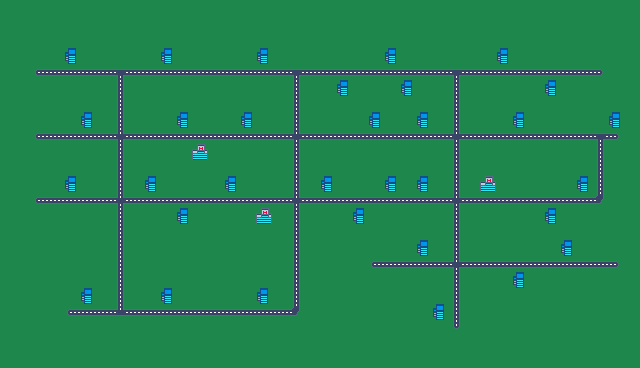

This game map was drawn from its Tiled (.tmx) file and the tilesets committed beside it. A one-line description and the full map source follow:
An orthogonal 40x23 tile map with 16x16 px tiles, 1 tile layer (ground).

<map version="1.5" tiledversion="1.7.1" orientation="orthogonal" renderorder="right-down" width="40" height="23" tilewidth="16" tileheight="16" infinite="0" nextlayerid="2" nextobjectid="1">
 <editorsettings>
  <export target="../simpletown.lua" format="lua" />
 </editorsettings>
 <tileset firstgid="1" name="simple_map" tilewidth="16" tileheight="16" tilecount="64" columns="8">
  <image source="../../asset/simple_map.png" width="128" height="128" />
 </tileset>
 <layer id="1" name="ground" width="40" height="23">
  <data encoding="csv">
37,37,37,37,37,37,37,37,37,37,37,37,37,37,37,37,37,37,37,37,37,37,37,37,37,37,37,37,37,37,37,37,37,37,37,37,37,37,37,37,
37,37,37,37,37,37,37,37,37,37,37,37,37,37,37,37,37,37,37,37,37,37,37,37,37,37,37,37,37,37,37,37,37,37,37,37,37,37,37,37,
37,37,37,37,37,37,37,37,37,37,37,37,37,37,37,37,37,37,37,37,37,37,37,37,37,37,37,37,37,37,37,37,37,37,37,37,37,37,37,37,
37,37,37,37,18,37,37,37,37,37,18,37,37,37,37,37,18,37,37,37,37,37,37,37,18,37,37,37,37,37,37,18,37,37,37,37,37,37,37,37,
37,37,1,2,2,2,2,3,2,2,2,2,2,2,2,2,2,2,3,2,2,2,2,2,2,2,2,2,3,2,2,2,2,2,2,2,2,5,37,37,
37,37,37,37,37,37,37,11,37,37,37,37,37,37,37,37,37,37,11,37,37,18,37,37,37,18,37,37,11,37,37,37,37,37,18,37,37,37,37,37,
37,37,37,37,37,37,37,11,37,37,37,37,37,37,37,37,37,37,11,37,37,37,37,37,37,37,37,37,11,37,37,37,37,37,37,37,37,37,37,37,
37,37,37,37,37,18,37,11,37,37,37,18,37,37,37,18,37,37,11,37,37,37,37,18,37,37,18,37,11,37,37,37,18,37,37,37,37,37,18,37,
37,37,1,2,2,2,2,4,2,2,2,2,2,2,2,2,2,2,4,2,2,2,2,2,2,2,2,2,4,2,2,2,2,2,2,2,2,3,5,37,
37,37,37,37,37,37,37,11,37,37,37,37,17,37,37,37,37,37,11,37,37,37,37,37,37,37,37,37,11,37,37,37,37,37,37,37,37,11,37,37,
37,37,37,37,37,37,37,11,37,37,37,37,37,37,37,37,37,37,11,37,37,37,37,37,37,37,37,37,11,37,37,37,37,37,37,37,37,11,37,37,
37,37,37,37,18,37,37,11,37,18,37,37,37,37,18,37,37,37,11,37,18,37,37,37,18,37,18,37,11,37,17,37,37,37,37,37,18,11,37,37,
37,37,1,2,2,2,2,4,2,2,2,2,2,2,2,2,2,2,4,2,2,2,2,2,2,2,2,2,4,2,2,2,2,2,2,2,2,12,37,37,
37,37,37,37,37,37,37,11,37,37,37,18,37,37,37,37,17,37,11,37,37,37,18,37,37,37,37,37,11,37,37,37,37,37,18,37,37,37,37,37,
37,37,37,37,37,37,37,11,37,37,37,37,37,37,37,37,37,37,11,37,37,37,37,37,37,37,37,37,11,37,37,37,37,37,37,37,37,37,37,37,
37,37,37,37,37,37,37,11,37,37,37,37,37,37,37,37,37,37,11,37,37,37,37,37,37,37,18,37,11,37,37,37,37,37,37,18,37,37,37,37,
37,37,37,37,37,37,37,11,37,37,37,37,37,37,37,37,37,37,11,37,37,37,37,1,2,2,2,2,4,2,2,2,2,2,2,2,2,2,5,37,
37,37,37,37,37,37,37,11,37,37,37,37,37,37,37,37,37,37,11,37,37,37,37,37,37,37,37,37,11,37,37,37,18,37,37,37,37,37,37,37,
37,37,37,37,37,18,37,11,37,37,18,37,37,37,37,37,18,37,11,37,37,37,37,37,37,37,37,37,11,37,37,37,37,37,37,37,37,37,37,37,
37,37,37,37,1,2,2,10,2,2,2,2,2,2,2,2,2,2,12,37,37,37,37,37,37,37,37,18,11,37,37,37,37,37,37,37,37,37,37,37,
37,37,37,37,37,37,37,37,37,37,37,37,37,37,37,37,37,37,37,37,37,37,37,37,37,37,37,37,19,37,37,37,37,37,37,37,37,37,37,37,
37,37,37,37,37,37,37,37,37,37,37,37,37,37,37,37,37,37,37,37,37,37,37,37,37,37,37,37,37,37,37,37,37,37,37,37,37,37,37,37,
37,37,37,37,37,37,37,37,37,37,37,37,37,37,37,37,37,37,37,37,37,37,37,37,37,37,37,37,37,37,37,37,37,37,37,37,37,37,37,37
</data>
 </layer>
</map>
